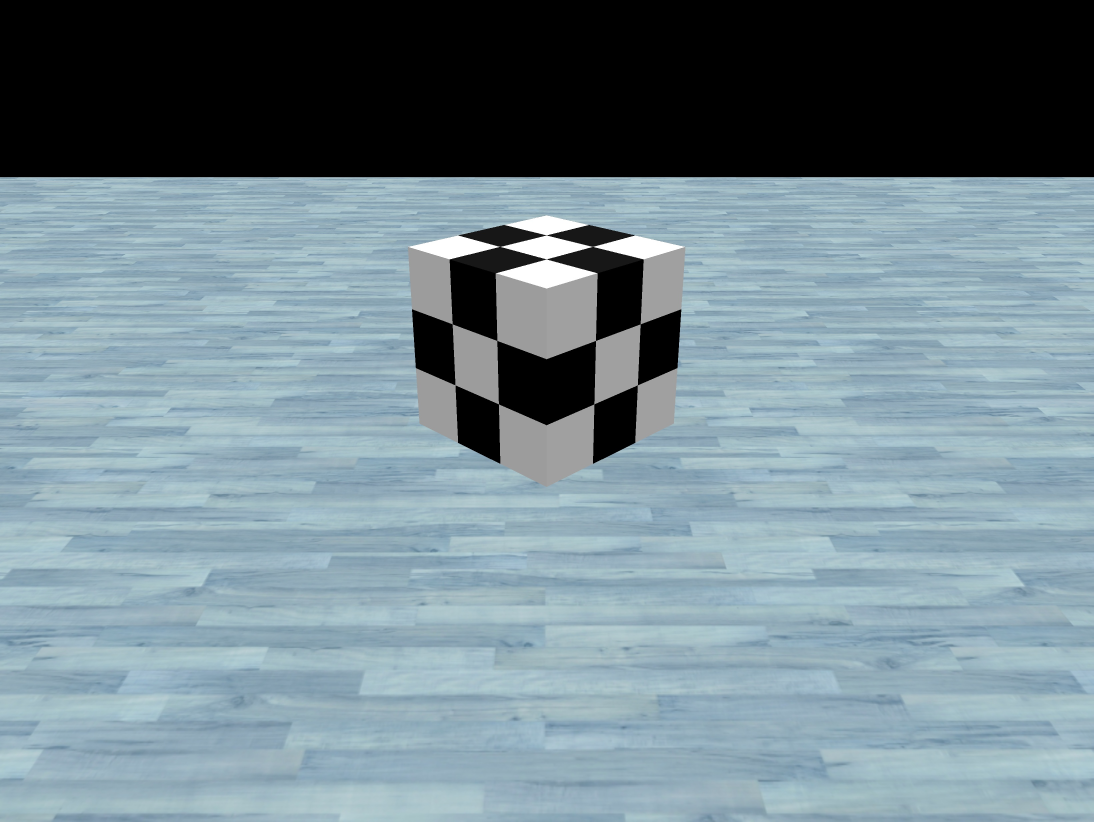
#> input picture calibration-images/cube/image5.jpg, 3280 x 2464 px (shown at 1/3 size)
$ jupyter execute --allow-errors calibrateDLT.ipynb
#> lines starting #> are read from the running program, lines starting #| are printed output that depends on the picture; after the words box and inside, x2 and y2 are one past the last pixel; in counts of white or black regions, pixels touching at a corner belong together
<p align = "center" >

<p>

## Implementation of the DLT camera calibration algorithm

[cell 1]
# Import librarys
import time
from math import atan, pi
import numpy as np
import cv2

import matplotlib.pyplot as plt
from scipy.linalg import svd, rq
from coppeliasim_zmqremoteapi_client import RemoteAPIClient

## Coppelia Scene config

#> (a cell that did not finish here is left out)

### Recover parameters from scene

[cell 3]
def get_perspective_angle(focal_length, sensor_size):
    perspective_angle = 2*atan(sensor_size / (2*focal_length))
    perspective_angle = perspective_angle*(180/pi)
    print(perspective_angle)
    return perspective_angle

[cell 4]
focal_length = 3.04
sensor_size = 3.68
#perspective_angle = get_perspective_angle(focal_length,sensor_size)

image_size = (3280,2464) # Defined in vision sensor parameters

pixel_density = (891.304347826,892.753623188) #Defined by the sensor resolution

# Create K matrix
k_matrix = np.array([[focal_length*pixel_density[0], 0, image_size[0]/2],
                    [0, focal_length*pixel_density[1], image_size[1]/2],
                    [0, 0, 1]], dtype=np.float64)

#> (the rest of this cell did not finish here and is left out)

### Extract world points

[cell 5]
# Visible points in calibration object, a cube with 30 cm width

world_points = np.array([[0.,2.,0.], #
                        [1.,0.,0.], #
                        [2.,0.,0.], #
                        [3.,0.,0.], #
                        [0.,3.,1.], #
                        [0.,2.,1.], #
                        [0.,1.,1.], #
                        [1.,0.,1.], #
                        [2.,0.,1.], #
                        [3.,0.,1.], #
                        [0.,3.,2.], #
                        [0.,2.,2.], #
                        [0.,1.,2.], #
                        [1.,0.,2.], #
                        [2.,0.,2.], #
                        [3.,0.,2.], #
                        [0.,3.,3.], #
                        [0.,2.,3.], #
                        [0.,1.,3.], #
                        [1.,0.,3.], #
                        [2.,0.,3.], #
                        [3.,0.,3.], #
                        [1.,1.,3.], #
                        [2.,3.,3.], #
                        [2.,2.,3.], #
                        [2.,1.,3.], #
                        [3.,2.,3.]])#

### Load the calibration images

[cell 6]
image = cv2.imread('../../calibration-images/cube/image5.jpg')
#> image is the input picture: shape (2464, 3280, 3); mean B, G, R 143.4, 134.8, 115.7

### Extract image points

[cell 7]
# convert image to gray scale image
gray = cv2.cvtColor(image, cv2.COLOR_BGR2GRAY)
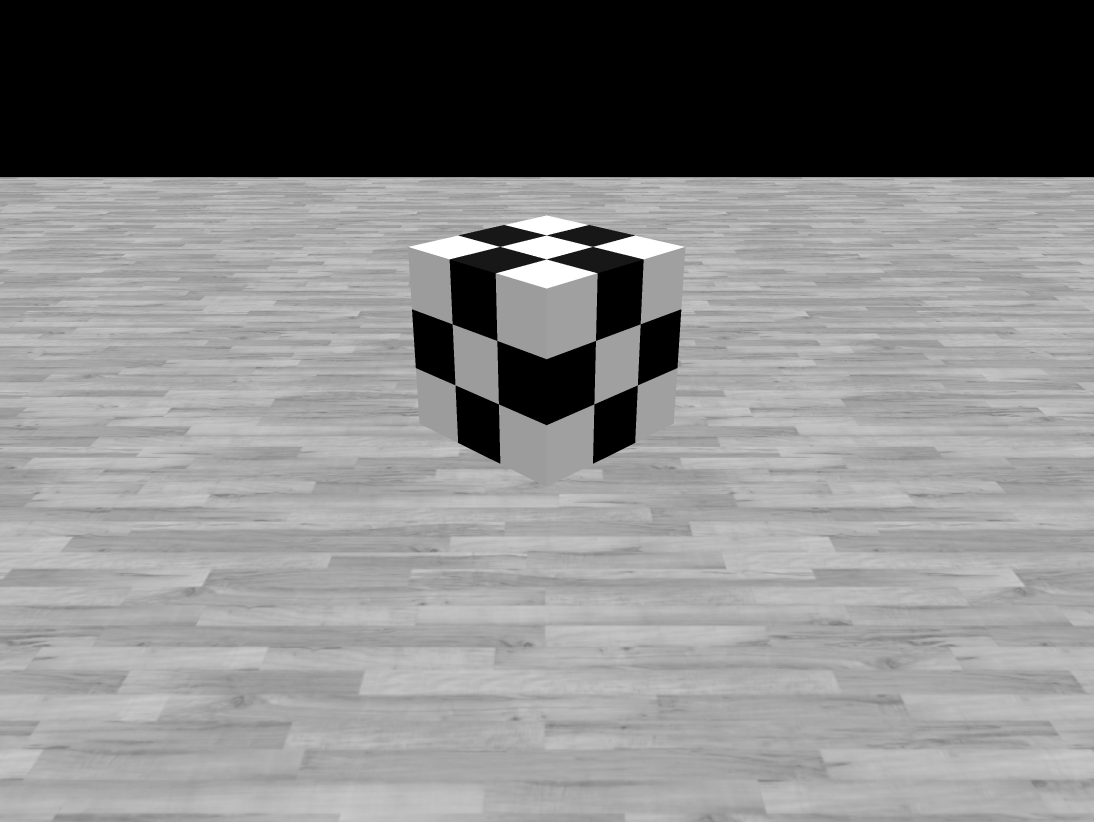
#> gray: shape (2464, 3280) (shown at 1/3 size); min 0, max 255, mean 130.1

# detect corners with the goodFeaturesToTrack function.
corners = cv2.goodFeaturesToTrack(gray, 27, 0.01, 10)
#> corners = 27 rows, first 8: [1930, 779], [1349, 779], [1496, 740], [1643, 778], [1643, 706], [2042, 928], [1500, 1390], [1237, 928]

print("number of corners detected: ",corners.shape[0])
#| number of corners detected:  27

# Set the needed parameters to find the refined corners
winSize = (5, 5)
zeroZone = (-1, -1)
criteria = (cv2.TERM_CRITERIA_EPS + cv2.TermCriteria_COUNT, 40, 0.001)
# Calculate the refined corner locations
corners = cv2.cornerSubPix(gray, corners, winSize, zeroZone, criteria)
#> corners = 27 rows, first 8: [1930.1, 777.6], [1348.9, 777.6], [1497.7, 740], [1641.3, 777.9], [1639.5, 705.6], [2043.4, 927.4], [1500.2, 1390.8], [1235.7, 927.3]

print(corners)
#> (printed output is left out)

# we iterate through each corner,
# making a circle at each point that we think is a corner.
corners = np.intp(corners)
#> corners = 27 rows, first 8: [1930, 777], [1348, 777], [1497, 739], [1641, 777], [1639, 705], [2043, 927], [1500, 1390], [1235, 927]
for i in corners:
    x, y = i.ravel()
    cv2.circle(image, (x, y), 10, 255, -1)
#> this loop made 27 passes
#> (x, y) on passes 1 to 12: (1930, 777), (1348, 777), (1497, 739), (1641, 777), (1639, 705), (2043, 927), (1500, 1390), (1235, 927), (1778, 1390), (1366, 1155), (1780, 739), (1376, 706)

plt.imshow(image), plt.show()

[cell 8]
# For my implementation, the image corners are:
image_points =   np.array([[589.8389, 503.97058],
                          [777.3517,  521.30194],
                          [834.59064, 490.49197],
                          [886.38837, 462.90256],
                          [530.44305, 407.4186],
                          [582.48773, 424.63785],
                          [640.3677,  443.95663],
                          [772.36536, 436.53787],
                          [831.4153,  409.56305],
                          [883.82324, 385.4333],
                          [521.0537,  327.31122],
                          [573.5912, 340.64044],
                          [632.4177,  355.56662],
                          [768.48425, 346.7792],
                          [829.6393,  323.54968],
                          [883.33,    303.22266],
                          [510.4737,  245.18546],
                          [564.3152,  252.68439],
                          [625.03827, 261.8383 ],
                          [762.4857,  252.42708],
                          [826.42706, 233.55133],
                          [882.011,   217.62466],
                          [694.6928,  243.68637],
                          [640.3723,  214.56644],
                          [695.0399,  220.20595],
                          [759.52905, 226.50145],
                          [746.915,   206.28847]])

### Normalize points

[cell 9]
def normalize_points(points):
# Verifica se a matriz já tem 3 colunas (coordenadas homogêneas)
    if points.shape[1] == 3:
        # Adiciona uma coluna de 1's para manter a consistência com o processo abaixo
        points_homogeneous = np.hstack((points, np.ones((len(points), 1))))
    else:
        # Adiciona uma coluna de 1's para criar coordenadas homogêneas
        points_homogeneous = np.hstack((points, np.ones((len(points), 1))))

    # Calcula a média e a escala para normalização
    mean = np.mean(points_homogeneous, axis=0)
    scale = np.sqrt(2) / np.mean(np.linalg.norm(points_homogeneous - mean, axis=1))

    # Matriz de transformação
    T = np.array([[scale, 0, -scale * mean[0]],
                  [0, scale, -scale * mean[1]],
                  [0, 0, 1]])

    # Normaliza os pontos
    normalized_points = np.dot(T, points_homogeneous.T).T[:, :2]

    return normalized_points, T

#> (the rest of this cell did not finish here and is left out)

## Compute the calibration matrix

[cell 10]
# Função para encontrar a matriz de câmera C usando o algoritmo DLT.
def calibrate_camera(world_points, image_points):

    if len(world_points) != len(image_points):
        raise ValueError("Must be the same number of World points and Image points")

    if len(world_points) < 6 | len(image_points) < 6 :
        raise ValueError("Must have a minimum of 6 points to compute the camera matrix")

    Q = []
    for i in range(len(world_points)):
        X, Y, Z = world_points[i]
        u,v  = image_points[i]
        Q.append([X, Y, Z, 1, 0, 0, 0, 0, -u*X, -u*Y, -u*Z, -u])
        Q.append([0, 0, 0, 0, X, Y, Z, 1, -v*X, -v*Y, -v*Z, -v])

    Q = np.array(Q)

    # Resolva o sistema de equações usando SVD
    _, _, V = svd(Q)
    c = V[-1, :12]

    # Reconstrua a matriz de projeção da câmera
    C_matrix = c.reshape(3, 4)
    print(C_matrix)

    return C_matrix

def extract_camera_parameters(projection_matrix):
    # Decompor a matriz de projeção em RQ (decomposição de R e Q)
    K, RT = rq(projection_matrix, mode='full')

    # Certificar-se de que a diagonal da matriz intrínseca K seja positiva
    if K[0, 0] < 0:
        K = -K
        RT = -RT

    # Extrair a matriz de rotação R
    R = RT[:3, :3]

    # Extrair o vetor de translação t
    t = RT[:3, 3]

    return K[:, 1:], R, t


$ run again, with calibration-images/cube/image0.jpg copied over calibration-images/cube/image5.jpg
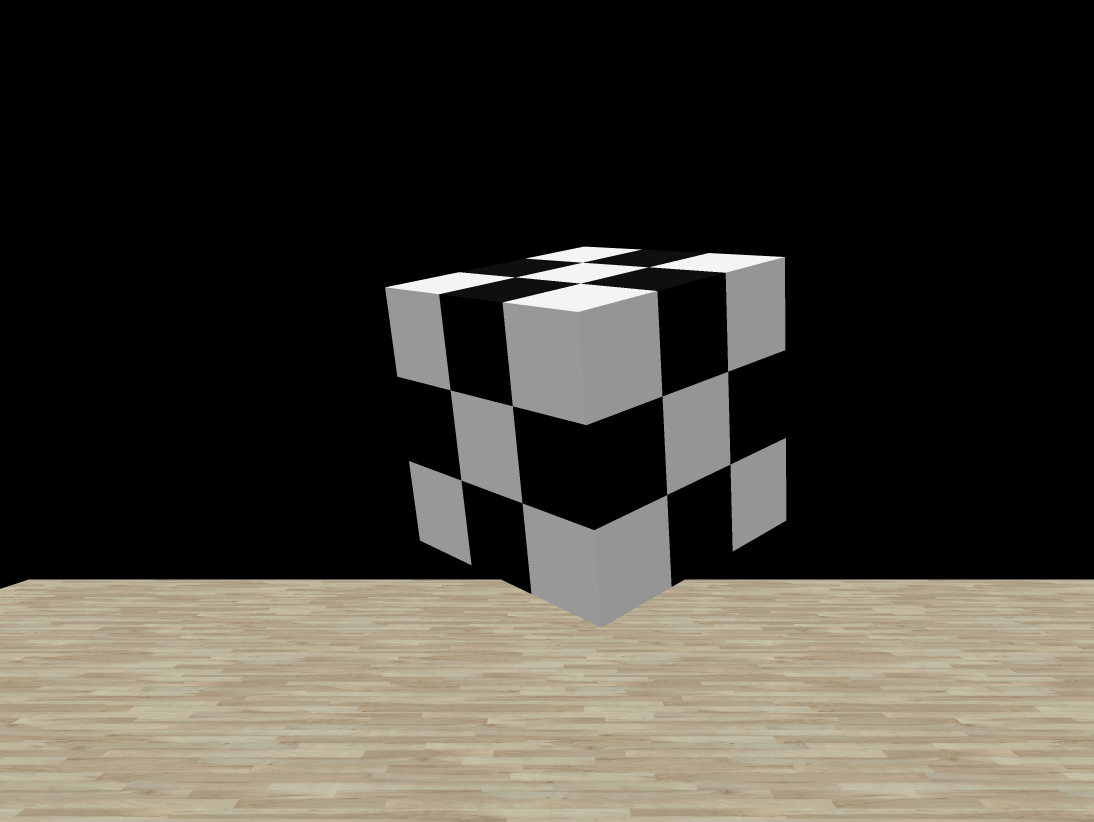
#> input picture calibration-images/cube/image0.jpg, 3280 x 2464 px (shown at 1/3 size)
#> image is the input picture: shape (2464, 3280, 3); mean B, G, R 54.1, 61.4, 64.8
#> `gray = cv2.cvtColor(image, cv2.COLOR_BGR2GRAY)`:
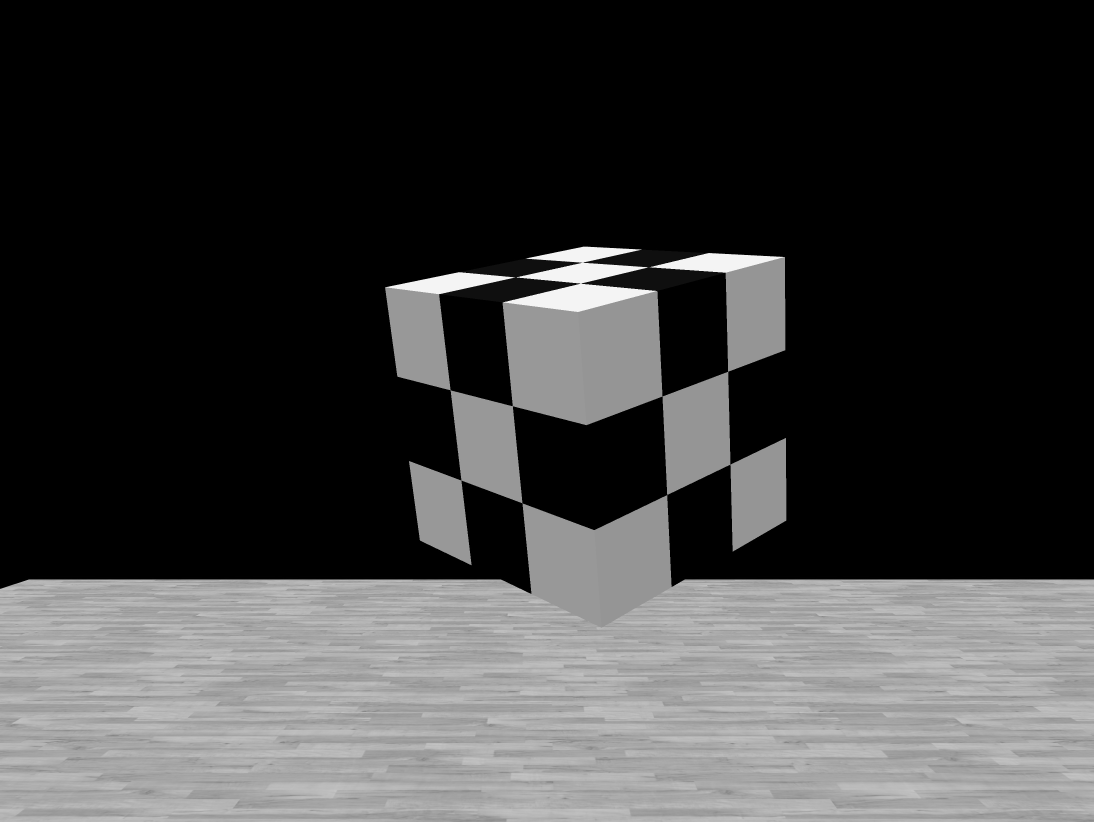
#> gray: shape (2464, 3280) (shown at 1/3 size); min 0, max 251, mean 61.6
#> `corners = cv2.goodFeaturesToTrack(gray, 27, 0.01, 10)`: corners = 27 rows, first 8: [1550, 832], [2176, 819], [1317, 884], [1745, 850], [1539, 1219], [1384, 1442], [1752, 787], [2357, 1314]
#| number of corners detected:  27
#> `corners = cv2.cornerSubPix(gray, corners, winSize, zeroZone, criteria)`: corners = 27 rows, first 8: [1548.7, 831.7], [2176.4, 817.6], [1316.8, 882.4], [1742.3, 850.7], [1538.1, 1218.4], [1383.5, 1440.9], [1749.1, 787.5], [2357.3, 1313.2]
#> (printed output is left out)
#> `corners = np.intp(corners)`: corners = 27 rows, first 8: [1548, 831], [2176, 817], [1316, 882], [1742, 850], [1538, 1218], [1383, 1440], [1749, 787], [2357, 1313]
#> the loop `for i in corners:` made 27 passes

$ run again, with calibration-images/cube/image1.jpg copied over calibration-images/cube/image5.jpg
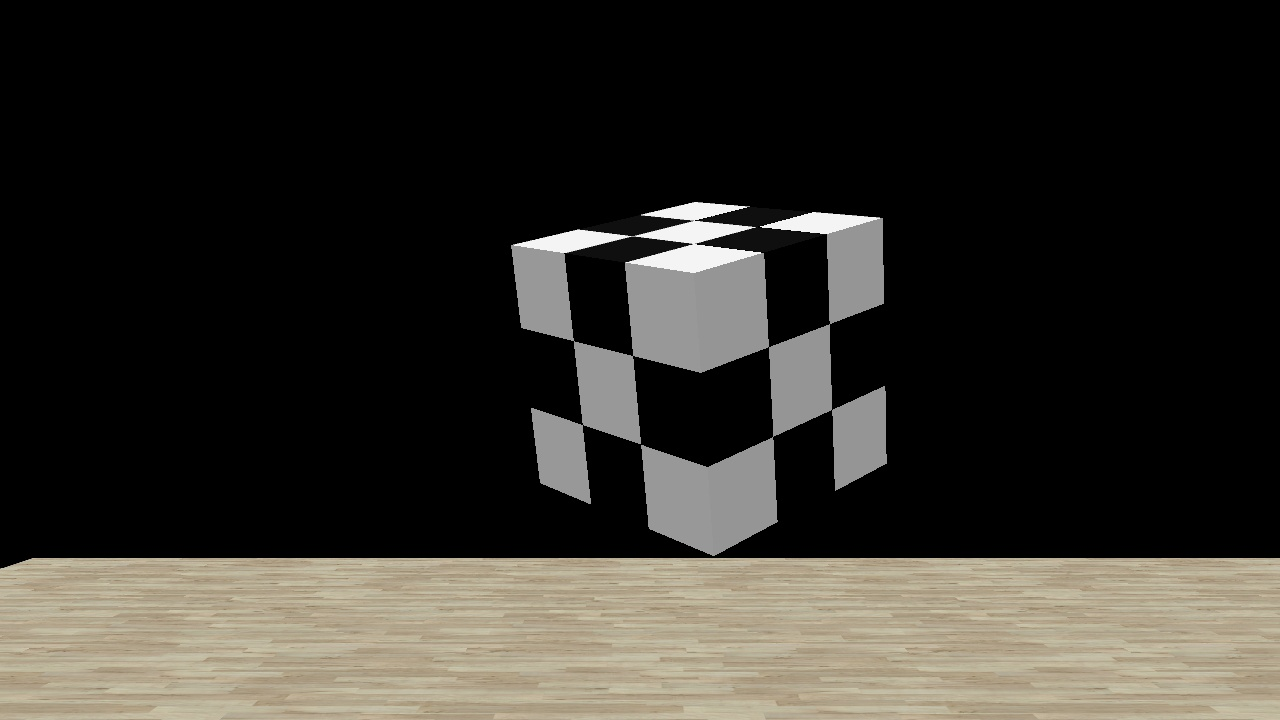
#> input picture calibration-images/cube/image1.jpg, 1280 x 720 px
#> image is the input picture: shape (720, 1280, 3); mean B, G, R 43.1, 48.8, 51.4
#> `gray = cv2.cvtColor(image, cv2.COLOR_BGR2GRAY)`:
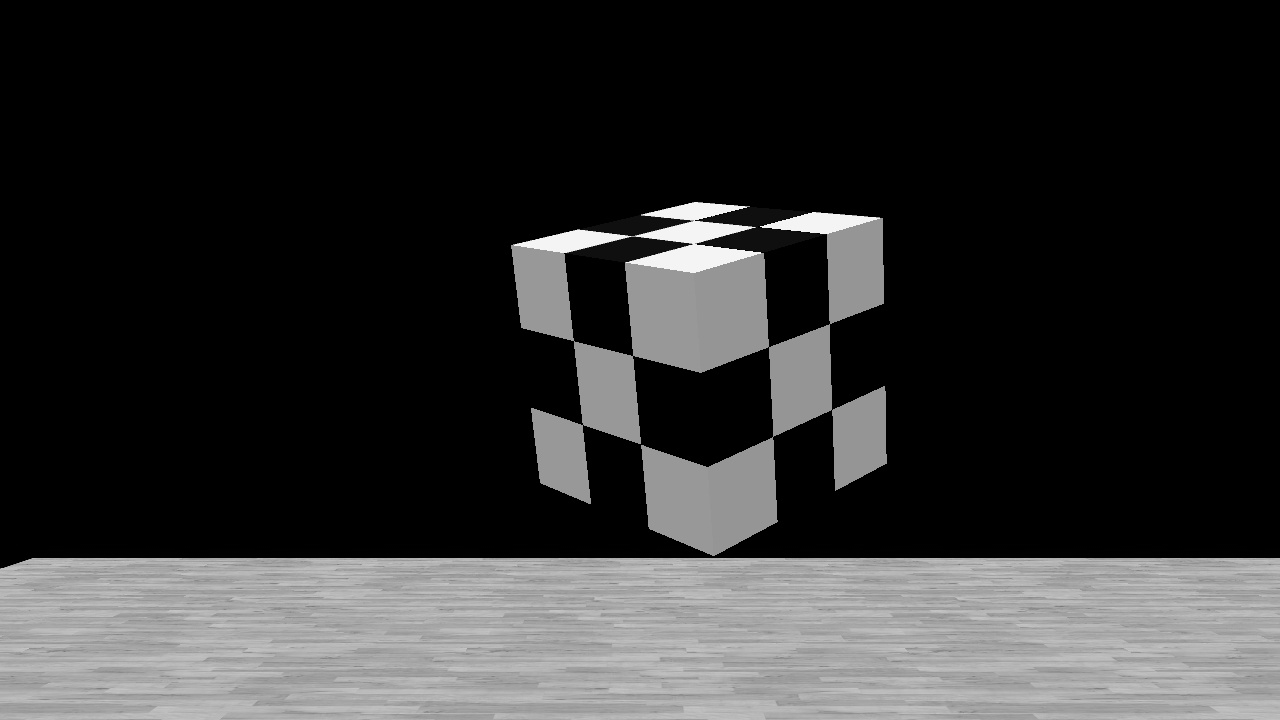
#> gray: shape (720, 1280); min 0, max 251, mean 48.9
#> `corners = cv2.goodFeaturesToTrack(gray, 27, 0.01, 10)`: corners = 27 rows, first 8: [565, 254], [697, 243], [826, 235], [625, 262], [573, 340], [884, 386], [532, 409], [642, 446]
#| number of corners detected:  27
#> `corners = cv2.cornerSubPix(gray, corners, winSize, zeroZone, criteria)`: corners = 27 rows, first 8: [564.3, 252.7], [694.7, 243.7], [826.4, 233.6], [625, 261.8], [573.6, 340.6], [883.8, 385.4], [530.4, 407.4], [640.4, 444]
#> (printed output is left out)
#> `corners = np.intp(corners)`: corners = 27 rows, first 8: [564, 252], [694, 243], [826, 233], [625, 261], [573, 340], [883, 385], [530, 407], [640, 443]
#> the loop `for i in corners:` made 27 passes
#> after the loop `for i in corners:`:
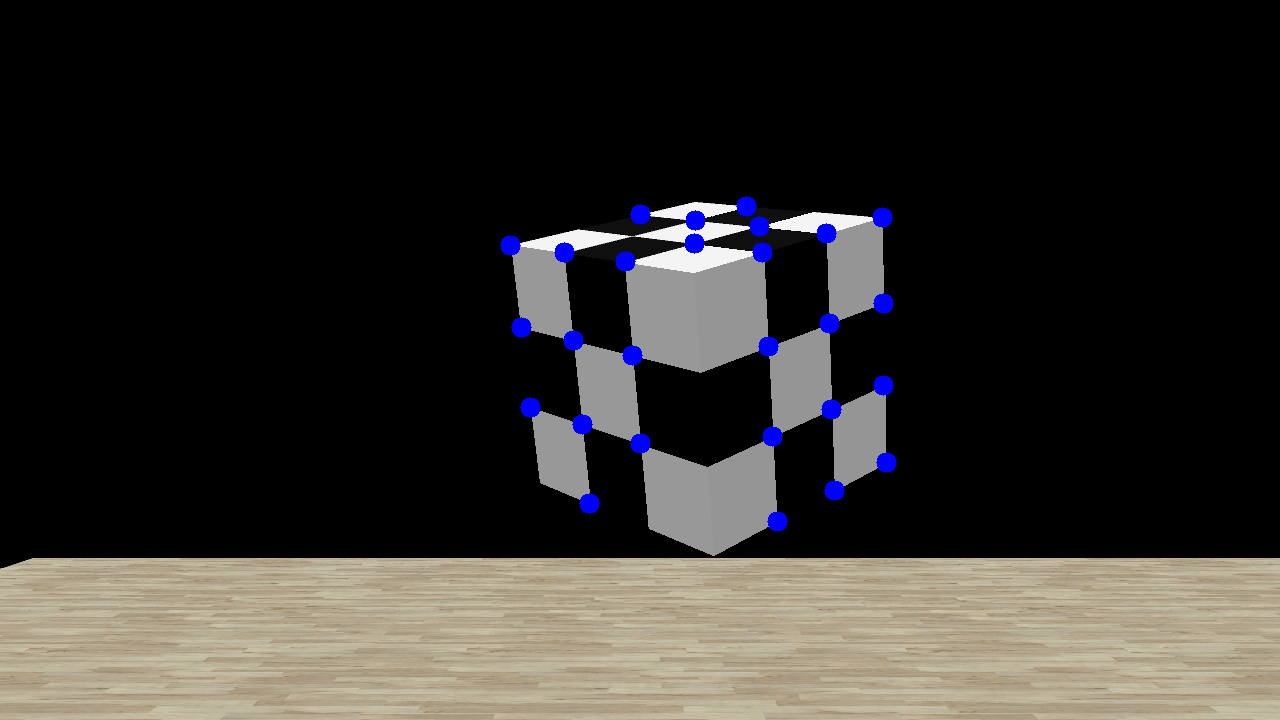
#> image: shape (720, 1280, 3); 0.93% of pixels changed, all inside (x1, y1, x2, y2) = (500, 196, 897, 532)
